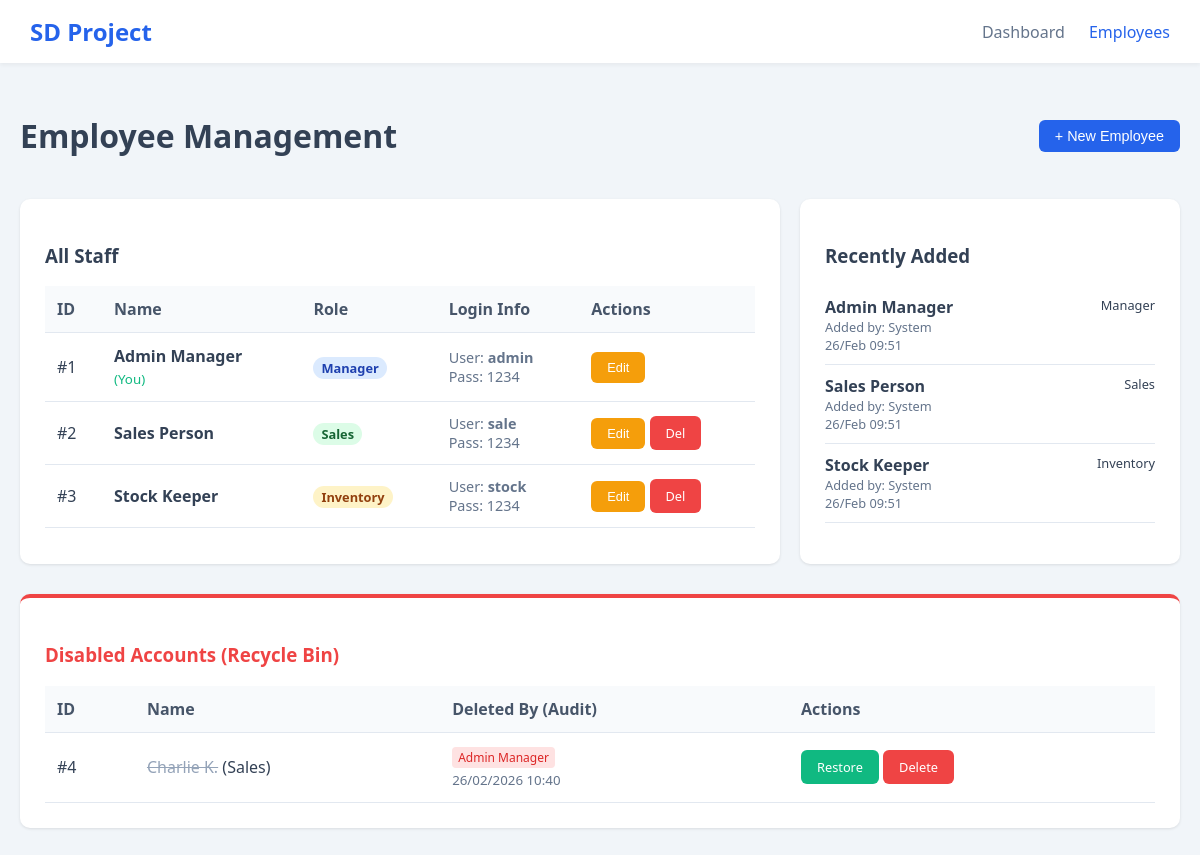
The page /manage_employees.php (signed in) on the database as committed earlier.
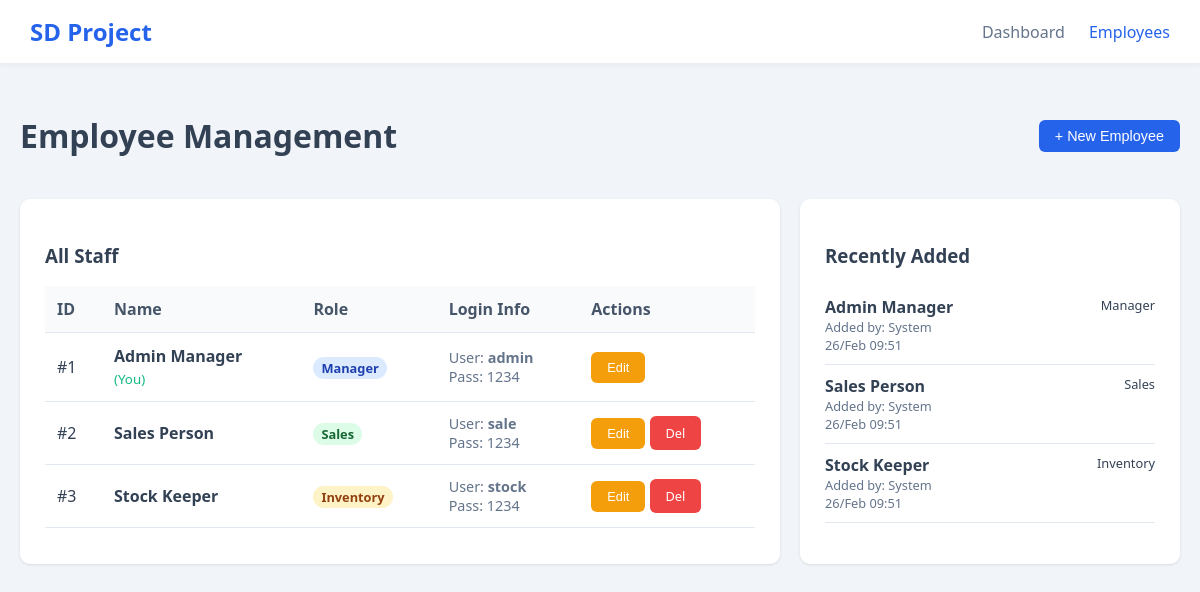
The same page on the database as committed later.
### tables this page shows
CREATE TABLE `Employees` (
  `employee_id` int NOT NULL,
  `employee_name` varchar(100) NOT NULL,
  `username` varchar(50) NOT NULL,
  `password` varchar(255) NOT NULL,
  `role` enum('Manager','Sales','Inventory') NOT NULL,
  `is_deleted` tinyint(1) DEFAULT '0',
  `created_at` datetime DEFAULT CURRENT_TIMESTAMP,
  `created_by` int DEFAULT NULL,
  `deleted_by` int DEFAULT NULL,
  `deleted_at` datetime DEFAULT NULL
);

### manage_employees.php (the view, shortened to what the changed rows need)
<?php
include 'db_connect.php';
$uid = $_SESSION['user_id'];
$employees = $conn->query("SELECT e1.*, e2.employee_name as creator_name
                           FROM Employees e1
                           LEFT JOIN Employees e2 ON e1.created_by = e2.employee_id
                           WHERE e1.is_deleted = 0
                           ORDER BY e1.employee_id ASC");
$recent = $conn->query("SELECT e1.*, e2.employee_name as creator_name
                        FROM Employees e1
                        LEFT JOIN Employees e2 ON e1.created_by = e2.employee_id
                        WHERE e1.is_deleted = 0
                        ORDER BY e1.created_at DESC LIMIT 5");
$trash = $conn->query("SELECT e1.*, e2.employee_name as deleter_name
                       FROM Employees e1
                       LEFT JOIN Employees e2 ON e1.deleted_by = e2.employee_id
                       WHERE e1.is_deleted = 1
                       ORDER BY e1.deleted_at DESC");
?>
<!DOCTYPE html>
<html lang="en">
<head>
    <link rel="stylesheet" href="style.css">
</head>
<body>
<div class="container">
    <div style="display: flex; justify-content: space-between; align-items: center; margin-bottom: 20px;">
        <h1>Employee Management</h1>
    </div>
    <div class="dashboard-grid" style="grid-template-columns: 2fr 1fr;">
        <div class="card">
            <table>
                <thead><tr><th>ID</th><th>Name</th><th>Role</th><th>Login Info</th><th>Actions</th></tr></thead>
                <tbody>
                    <?php while($e = $employees->fetch_assoc()): ?>
                    <tr>
                        <td>#<?php echo $e['employee_id']; ?></td>
                        <td>
                            <strong><?php echo $e['employee_name']; ?></strong>
                            <?php if($e['employee_id'] == $uid) echo "<small style='color:#10b981;'><br>(You)</small>"; ?>
                        </td>
                        <td>
                            <?php
                                if($e['role'] == 'Manager') echo '<span class="badge-mgr">Manager</span>';
                                elseif($e['role'] == 'Sales') echo '<span class="badge-sale">Sales</span>';
                                else echo '<span class="badge-inv">Inventory</span>';
                            ?>
                        </td>
                        <td style="font-size: 0.9em; color: #64748b;">
                            User: <strong><?php echo $e['username']; ?></strong><br>
                            Pass: <?php echo $e['password']; ?>
                        </td>
                        <td>
                            <button onclick="openEdit(<?php echo htmlspecialchars(json_encode($e)); ?>)" class="btn btn-warning" style="font-size:0.8em;">Edit</button>
                            <?php if($e['employee_id'] != 1 && $e['employee_id'] != $uid): ?>
                                <a href="?delete_id=<?php echo $e['employee_id']; ?>" class="btn btn-danger" style="font-size:0.8em;" onclick="return confirm('Disable this account?')">Del</a>
                            <?php endif; ?>
                        </td>
                    </tr>
                    <?php endwhile; ?>
                </tbody>
            </table>
        </div>
        <div class="card">
            <ul style="list-style: none; padding: 0;">
                <?php while($r = $recent->fetch_assoc()): ?>
                <li style="border-bottom: 1px solid #e2e8f0; padding: 10px 0;">
                    <div style="display: flex; justify-content: space-between;">
                        <strong><?php echo $r['employee_name']; ?></strong>
                        <span style="font-size:0.8em;"><?php echo $r['role']; ?></span>
                    </div>
                    <div style="font-size: 0.8em; color: #64748b;">Added by: <?php echo $r['creator_name'] ? $r['creator_name'] : 'System'; ?><br><?php echo date('d/M H:i', strtotime($r['created_at'])); ?></div>
                </li>
                <?php endwhile; ?>
            </ul>
        </div>
    </div>
    <?php if($trash->num_rows > 0): ?>
    <div class="card" style="margin-top: 30px; border-top: 4px solid #ef4444;">
        <h3 style="color: #ef4444;">Disabled Accounts (Recycle Bin)</h3>
        <table>
            <thead><tr><th>ID</th><th>Name</th><th>Deleted By (Audit)</th><th>Actions</th></tr></thead>
            <tbody>
                <?php while($t = $trash->fetch_assoc()): ?>
                <tr>
                    <td>#<?php echo $t['employee_id']; ?></td>
                    <td><strike style="color: #94a3b8;"><?php echo $t['employee_name']; ?></strike> (<?php echo $t['role']; ?>)</td>
                    <td>
                        <span class="audit-tag"> <?php echo $t['deleter_name'] ? $t['deleter_name'] : 'Unknown'; ?></span><br>
                        <small style="color: #64748b;"><?php echo $t['deleted_at'] ? date('d/m/Y H:i', strtotime($t['deleted_at'])) : '-'; ?></small>
                    </td>
                    <td>
                        <a href="?restore_id=<?php echo $t['employee_id']; ?>" class="btn btn-success" style="font-size:0.8em;">Restore</a>
                        <a href="?perm_del_id=<?php echo $t['employee_id']; ?>" class="btn btn-danger" style="font-size:0.8em;" onclick="return confirm('Delete Permanently?')">Delete</a>
                    </td>
                </tr>
                <?php endwhile; ?>
            </tbody>
        </table>
    </div>
    <?php endif; ?>
</div>
</body>
</html>

Rows that differ between the two databases and show on the page:
removed employees: employee_id "4", employee_name "Charlie K.", role "Sales", employees.employee_name "Admin Manager", deleted_at "26/02/2026 10:40", shown under "Disabled Accounts (Recycle Bin)"
Other text that changed with them:
text no longer shown: "Disabled Accounts (Recycle Bin) ID Name Deleted By (Audit) Actions"
